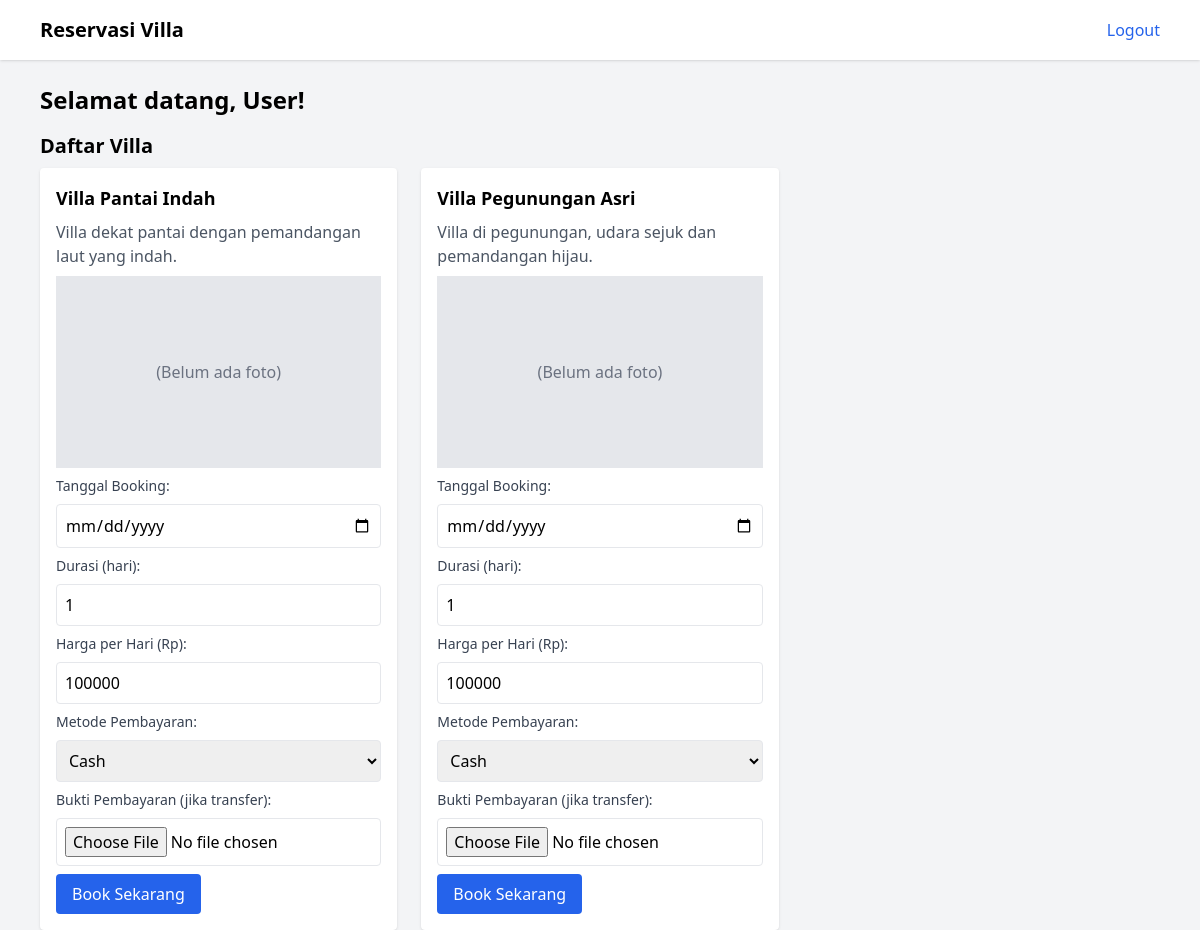
Screenshot of /booking.php (signed in) with the database file from the repository.
### tables this page shows
CREATE TABLE `villas` (
    `id` INT AUTO_INCREMENT PRIMARY KEY,
    `name` VARCHAR(100) NOT NULL,
    `description` TEXT,
    `image` VARCHAR(255),
    `created_at` DATETIME DEFAULT CURRENT_TIMESTAMP,
    `updated_at` DATETIME DEFAULT CURRENT_TIMESTAMP ON UPDATE CURRENT_TIMESTAMP
);

### src/Models/Villa.php (called while the page is built, shortened)
<?php
class Villa extends BaseModel {
    public static function all() {
        $db = Database::getInstance()->getConnection();
        $stmt = $db->query("SELECT * FROM villas");
        $results = [];
        while($row = $stmt->fetch(PDO::FETCH_ASSOC)) {
            $villa = new Villa();
            $villa->id = $row['id'];
            $villa->name = $row['name'];
            $villa->description = $row['description'];
            $villa->image = $row['image'];
            $results[] = $villa;
        }
        return $results;
    }
}

### src/Core/Database.php (called while the page is built, shortened)
<?php
class Database {
    private static $instance = null;
    private $connection;
    private function __construct() {
        $dsn = 'mysql:host=' . DB_HOST . ';dbname=' . DB_NAME;
        try {
            $this->connection = new PDO($dsn, DB_USER, DB_PASS);
            $this->connection->setAttribute(PDO::ATTR_ERRMODE, PDO::ERRMODE_EXCEPTION);
        } catch (PDOException $e) {
            die("Koneksi database gagal: " . $e->getMessage());
        }
    }
    public static function getInstance() {
        if (self::$instance === null) {
            self::$instance = new self();
        }
        return self::$instance;
    }
    public function getConnection() {
        return $this->connection;
    }
}

### public/booking.php (the view, shortened to what this page needs)
<?php
require_once __DIR__ . '/../src/Core/Database.php';
require_once __DIR__ . '/../src/Models/Villa.php';
$villas = Villa::all();
?>
<!DOCTYPE html>
<html lang="id">
<head>
    <script src="https://cdn.tailwindcss.com"></script>
</head>
<body class="bg-gray-100 min-h-screen">
    <nav class="bg-white shadow mb-6">
        <div class="max-w-6xl mx-auto px-4 py-4 flex justify-between items-center">
            <h1 class="text-xl font-bold">Reservasi Villa</h1>
            <a href="logout.php" class="text-blue-600 hover:underline">Logout</a>
        </div>
    </nav>
    <div class="max-w-6xl mx-auto px-4">
        <h2 class="text-2xl font-bold mb-4">Selamat datang, User!</h2>
        <h3 class="text-xl font-semibold mb-2">Daftar Villa</h3>
        <div class="grid grid-cols-1 md:grid-cols-2 lg:grid-cols-3 gap-6">
            <?php foreach ($villas as $villa): ?>
                <div class="bg-white p-4 rounded shadow">
                    <h4 class="text-lg font-bold mb-2"><?php echo $villa->name; ?></h4>
                    <p class="text-gray-600 mb-2"><?php echo $villa->description; ?></p>
                    <div class="mb-2">
                        <?php if ($villa->image): ?>
                            <img src="uploads/<?php echo $villa->image; ?>" alt="Villa Image" class="w-full h-48 object-cover rounded">
                        <?php else: ?>
                            <div class="bg-gray-200 h-48 flex items-center justify-center text-gray-500">(Belum ada foto)</div>
                        <?php endif; ?>
                    </div>
                    <form method="POST" action="" enctype="multipart/form-data" class="mt-2">
                        <label class="block mb-2 text-sm font-medium text-gray-700">Tanggal Booking:</label>
                        <input type="date" name="date" required class="border p-2 w-full mb-2 rounded focus:outline-none focus:ring">
                        <label class="block mb-2 text-sm font-medium text-gray-700">Durasi (hari):</label>
                        <input type="number" name="days" value="1" min="1" required class="border p-2 w-full mb-2 rounded focus:outline-none focus:ring">
                        <label class="block mb-2 text-sm font-medium text-gray-700">Harga per Hari (Rp):</label>
                        <input type="number" name="price_per_day" value="100000" required class="border p-2 w-full mb-2 rounded focus:outline-none focus:ring">
                        <label class="block mb-2 text-sm font-medium text-gray-700">Metode Pembayaran:</label>
                        <select name="payment_method" class="border p-2 w-full mb-2 rounded focus:outline-none focus:ring">
                            <option value="cash">Cash</option>
                        </select>
                        <label class="block mb-2 text-sm font-medium text-gray-700">Bukti Pembayaran (jika transfer):</label>
                        <input type="file" name="payment_proof" class="border p-2 w-full mb-2 rounded focus:outline-none focus:ring">
                        <button type="submit" name="book" class="bg-blue-600 text-white py-2 px-4 rounded hover:bg-blue-700 transition-colors">
                            Book Sekarang
                        </button>
                    </form>
                </div>
            <?php endforeach; ?>
        </div>
    </div>
</body>
</html>

### rows the page displays
villas: name "Villa Pantai Indah", description "Villa dekat pantai dengan pemandangan laut yang indah.", shows "(Belum ada foto)"
villas: name "Villa Pegunungan Asri", description "Villa di pegunungan, udara sejuk dan pemandangan hijau.", shows "(Belum ada foto)"
